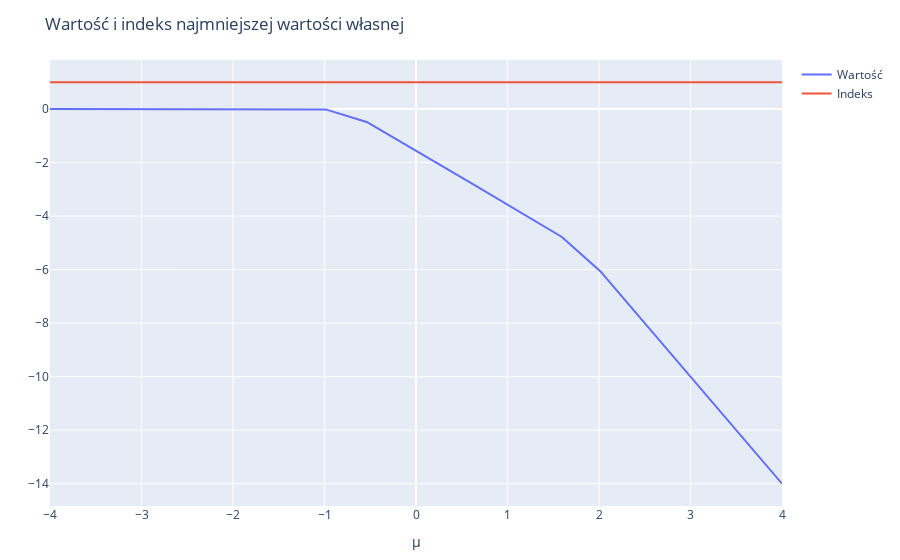

Notebook code cell kept with this figure:
### Markdown cell above
Wybieramy stany o najmniejszej energii (dolna krawędź powyższego wykresu):

### Code cell
ground_energies = [findmin(eigs_mat_orig[i,:]) for i in 1:size(potentials,1)]
ground_states = [real(eigvecs(get_hamiltonian(states, U, t, pot, next, N)))[:,g[2]] for (pot, g) in zip(potentials, ground_energies)]

layout = Layout(
    title="Wartość i indeks najmniejszej wartości własnej",
    xaxis_title="μ",
)
plot([scatter(x=potentials, y=[g[1] for g in ground_energies], name="Wartość"),
 scatter(x=potentials, y=[g[2] for g in ground_energies], name="Indeks")], layout)

### Figure 1 — Plotly figure (JSON) as saved in the notebook; plotly's stock layout.template omitted (floating-point values rounded to 4 significant figures; data arrays with more than 128 entries replaced by an {"elided": "..."} marker saying what was removed)
{"data": [{"name": "Wartość", "type": "scatter", "x": {"elided": "801 float values"}, "y": {"elided": "801 float values"}}, {"name": "Indeks", "type": "scatter", "x": {"elided": "801 float values"}, "y": {"elided": "801 int values"}}], "layout": {"margin": {"b": 50, "l": 50, "r": 50, "t": 60}, "title": "Wartość i indeks najmniejszej wartości własnej", "xaxis": {"title": {"text": "μ"}}}}
